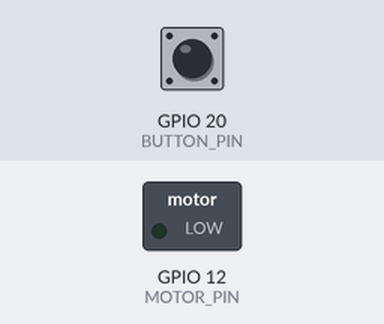
Recording of a program running on a simulated Raspberry Pi (BCM pin numbers). On the bench: switched loads named in the program (green lamp = pin HIGH). Inputs (shaded band) come from the test bench; at power-on: GPIO 20 (BUTTON_PIN) HIGH.

Above: at 1.2 s.
1.3 s: GPIO 20 (BUTTON_PIN) pulled LOW for 0.15 s
At 1.38 s:
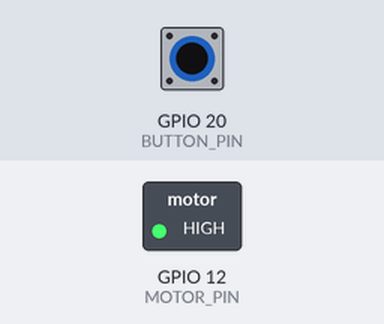
2.9 s: GPIO 20 (BUTTON_PIN) pulled LOW for 3.2 s
At 7.4 s:
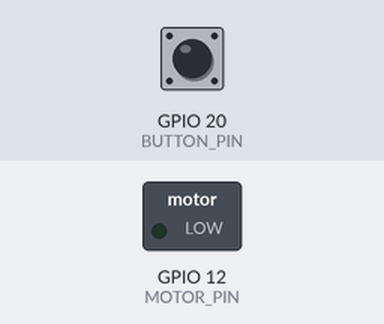
Timing chart, 0 to 8.9 s (numbered marks = the images above; inputs shaded):
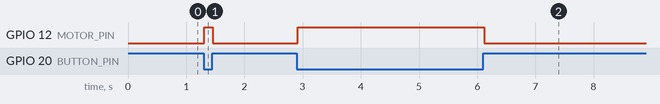

Measured:
- after the input at 1.3 s, GPIO 12 (MOTOR_PIN): LOW → HIGH at once, → LOW 0.15 s later
- after the input at 2.9 s, GPIO 12 (MOTOR_PIN): LOW → HIGH at once, → LOW 3.2 s later

The program:

lab3-task3-polling.py
```python
import pigpio
import time

MOTOR_PIN = 12
BUTTON_PIN = 20

pi = pigpio.pi()

# Setup pins
pi.set_mode(MOTOR_PIN, pigpio.OUTPUT)
pi.write(MOTOR_PIN, 0) # Motor starts OFF
pi.set_mode(BUTTON_PIN, pigpio.INPUT)

try:
    while True:
        button_state = pi.read(BUTTON_PIN)
        if button_state == 0: # Button pressed (Low because of pull-up)
            pi.write(MOTOR_PIN, 1) # Turn motor ON
        else:
            pi.write(MOTOR_PIN, 0) # Turn motor OFF
        time.sleep(0.05) # Small delay to save CPU

except KeyboardInterrupt:
    print("Program stopped by user.")

finally:
    pi.write(MOTOR_PIN, 0) # Safety: Ensure motor is OFF
    pi.stop()
```
